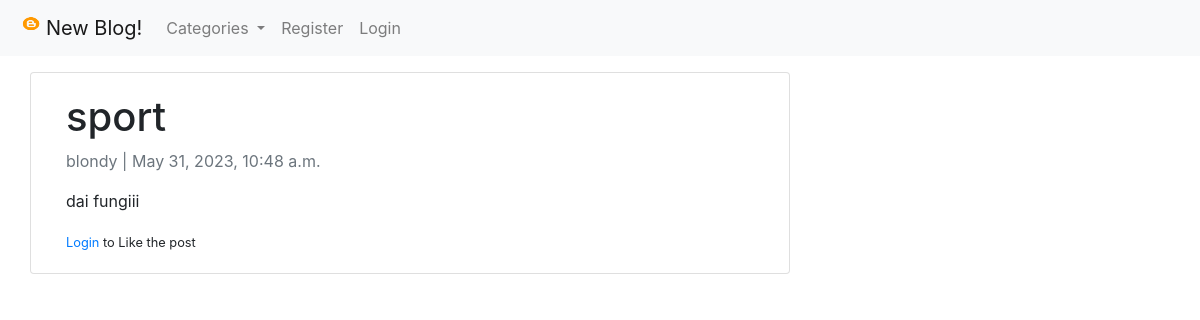
Screenshot of /post_detail/13 with the database file from the repository.
### blog/models.py (models this page shows, shortened)
class Post(models.Model):
    title = models.CharField(max_length=200, unique=True)
    slug = models.SlugField(max_length=200, unique=True)
    author = models.ForeignKey(User, on_delete=models.CASCADE, related_name='blog_posts')
    updated_on = models.DateTimeField(auto_now=True)
    content = models.TextField()
    created_on = models.DateTimeField(auto_now_add=True)
    status = models.IntegerField(choices=STATUS, default=0)
    category = models.CharField(max_length=200, default='Uncategorized')
    likes = models.ManyToManyField(User, related_name="blog_post")
    class Meta:
        ordering = ['-created_on']
    def total_likes(self):
        return self.likes.count()

### blog/views.py (the view)
# urls.py: path('post_detail/<int:pk>', PostDetail.as_view(), name='post_detail'),
class PostDetail(generic.DetailView):
    model = Post
    template_name = 'post_detail.html'
    def get_context_data(self, *args, **kwargs):
        cat_menu = Category.objects.all()
        context = super(PostDetail, self).get_context_data(*args, **kwargs)
        stuff = get_object_or_404(Post, id=self.kwargs['pk'])
        total_likes = stuff.total_likes()
        liked = False
        if stuff.likes.filter(id=self.request.user.id).exists():
            liked = True
        context["cat_menu"] = cat_menu
        context["total_likes"] = total_likes
        context["liked"] = liked
        return context

### blog/models.py (called while the page is built)
    def __str__(self):
        return self.name

### blog/templates/post_detail.html (shortened to what this page needs)
{% extends 'base.html' %}
{% block content %}
<div class="container">
  <div class="row">
    <div class="col-md-8 card mb-4  mt-3 left  top">
      <div class="card-body">
        <h1>{% block title %} {{ object.title }} {% endblock title %}</h1>
          <p class=" text-muted">{{ post.author }} | {{ post.created_on }}</p>
          <p class="card-text ">{{ object.content | safe }}</p>
          {% if user.is_authenticated%}
              {% if liked %}
                  <form action="{% url 'like_post' post.pk %}" method="POST">
                      {% csrf_token %}
                      <button type="submit" name="post_id" value="{{ post.id }}" class = "btn btn-danger btn-sm">{{ total_likes }} UnLike</button>
                  </form>
              {% else %}
                  <form action="{% url 'like_post' post.pk %}" method="POST">
                      {% csrf_token %}
                      <button type="submit" name="post_id" value="{{ post.id }}" class = "btn btn-primary btn-sm">{{ total_likes }} Like</button>
                  </form>
              {% endif %}
          {% else %}
              <small><a href="{% url 'login' %}">Login</a> to Like the post</small>
          {% endif %}
      </div>
    </div>
  </div>
</div>
{% endblock content %}

### rows the page displays
Post: title "sport", author "blondy", created_on "May 31, 2023, 10:48 a.m.", content "dai fungiii"
